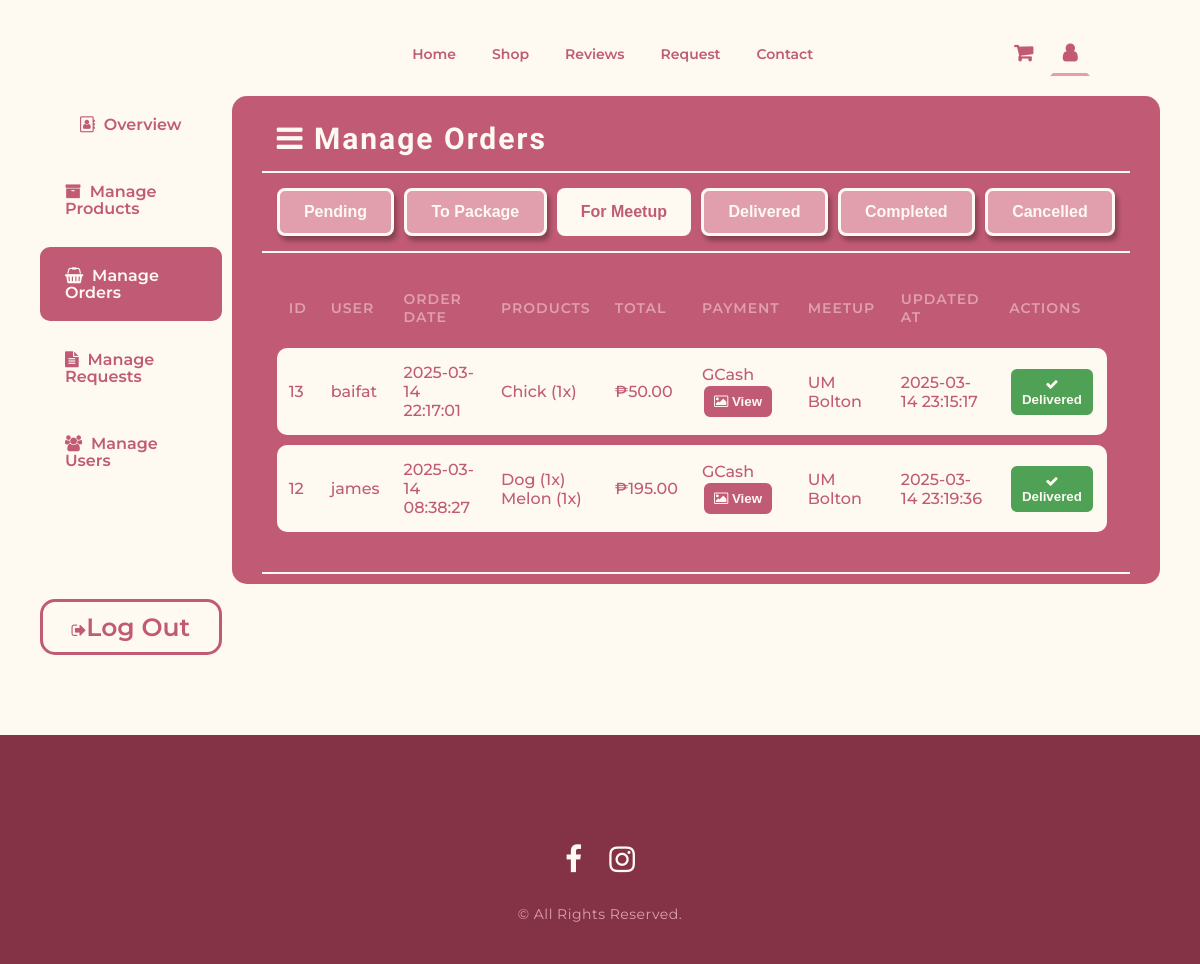
The page /admin-orders-forMeetup.php on the database its author committed.
### tables this page shows
CREATE TABLE `orders` (
  `OrderId` int(11) NOT NULL,
  `UserId` int(11) NOT NULL,
  `MeetupPlaceId` int(11) NOT NULL,
  `TotalPrice` decimal(10,2) NOT NULL,
  `OrderStatus` enum('Pending','To Package','For Meetup','Delivered','Completed','Cancelled') NOT NULL DEFAULT 'Pending',
  `CreatedAt` timestamp NOT NULL DEFAULT current_timestamp()
);

CREATE TABLE `users` (
  `UserId` int(11) NOT NULL,
  `FirstName` varchar(127) NOT NULL,
  `LastName` varchar(127) NOT NULL,
  `Username` varchar(127) NOT NULL,
  `ProfileImage` varchar(127) DEFAULT NULL,
  `ContactNumber` varchar(127) NOT NULL,
  `Email` varchar(127) NOT NULL,
  `Password` varchar(255) NOT NULL,
  `FacebookLink` varchar(127) NOT NULL,
  `RegisteredAt` timestamp NOT NULL DEFAULT current_timestamp() ON UPDATE current_timestamp()
);

CREATE TABLE `order_items` (
  `OrderItemId` int(11) NOT NULL,
  `OrderId` int(11) NOT NULL,
  `ProductId` int(11) NOT NULL,
  `Quantity` int(11) NOT NULL,
  `Price` decimal(10,2) NOT NULL
);

CREATE TABLE `products` (
  `ProductId` int(11) NOT NULL,
  `ProductName` varchar(255) NOT NULL,
  `ProductPrice` decimal(10,2) NOT NULL,
  `ProductImg` varchar(127) NOT NULL,
  `ProductCategory` varchar(127) NOT NULL,
  `InStock` int(11) NOT NULL DEFAULT 0,
  `IsActive` tinyint(4) NOT NULL DEFAULT 1,
  `CreatedAt` timestamp NOT NULL DEFAULT current_timestamp()
);

CREATE TABLE `order_payments` (
  `PaymentId` int(11) NOT NULL,
  `OrderId` int(11) NOT NULL,
  `PaymentMethod` enum('Cash on Meetup','GCash') NOT NULL,
  `PaymentRefNo` varchar(50) DEFAULT NULL,
  `ReceiptImage` varchar(255) DEFAULT NULL,
  `CreatedAt` timestamp NOT NULL DEFAULT current_timestamp()
);

CREATE TABLE `meetup_places` (
  `PlaceId` int(11) NOT NULL,
  `PlaceName` varchar(255) DEFAULT NULL
);

### includes/db_fetchAllOrders.php (called while the page is built)
<?php
require 'db_auth.php';
function fetchOrders($status)
{
    global $conn;
    $stmt = $conn->prepare("
        SELECT o.OrderId, u.Username, o.CreatedAt, o.TotalPrice, o.OrderStatus,
               m.PlaceName, p.PaymentMethod, p.ReceiptImage
        FROM orders o
        JOIN users u ON o.UserId = u.UserId
        JOIN meetup_places m ON o.MeetupPlaceId = m.PlaceId
        LEFT JOIN order_payments p ON o.OrderId = p.OrderId
        WHERE o.OrderStatus = ?
        ORDER BY o.CreatedAt DESC
    ");
    $stmt->bind_param("s", $status);
    $stmt->execute();
    $result = $stmt->get_result();
    $orders = [];
    while ($row = $result->fetch_assoc()) {
        $orderId = $row['OrderId'];
        $products = fetchOrderProducts($orderId);
        $row['Products'] = $products;
        $row['StatusUpdatedAt'] = fetchOrderStatusTimestamp($orderId, $row['OrderStatus']);
        $orders[] = $row;
    }
    return $orders;
}
function fetchOrderProducts($orderId)
{
    global $conn;
    $stmt = $conn->prepare("
        SELECT p.ProductName, oi.Quantity
        FROM order_items oi
        JOIN products p ON oi.ProductId = p.ProductId
        WHERE oi.OrderId = ?
    ");
    $stmt->bind_param("i", $orderId);
    $stmt->execute();
    $result = $stmt->get_result();
    $products = [];
    while ($row = $result->fetch_assoc()) {
        $products[] = $row;
    }
    return $products;
}
function fetchOrderStatusTimestamp($orderId, $status)
{
    global $conn;
    $stmt = $conn->prepare("
        SELECT MadeAt
        FROM order_status_history
        WHERE OrderId = ? AND Status = ?
        ORDER BY MadeAt DESC
        LIMIT 1
    ");
    $stmt->bind_param("is", $orderId, $status);
    $stmt->execute();
    $result = $stmt->get_result();
    if ($row = $result->fetch_assoc()) {
        return $row['MadeAt'];
    } else {
        return "N/A";
    }
}

### admin-orders-forMeetup.php (the view, shortened to what this page needs)
<?php
include 'includes/db_fetchAllOrders.php';
$orders = fetchOrders('For Meetup');
?>
<!DOCTYPE html>
<html lang="en">
<head>
  <link rel="stylesheet" href="style.css" />
  <link
    rel="stylesheet"
    href="https://cdnjs.cloudflare.com/ajax/libs/font-awesome/4.7.0/css/font-awesome.min.css" />
</head>
<body>
  <header class="nav-bar">
    <div class="logo-area">
    </div>
    <nav class="link-area">
      <ul>
        <li><a href="index.php">Home</a></li>
        <li><a href="shop.php">Shop</a></li>
        <li><a href="reviews.php">Reviews</a></li>
        <li><a href="request.php">Request</a></li>
        <li><a href="contact.php">Contact</a></li>
      </ul>
    </nav>
    <div class="link-area user-area">
      <a href="#" class="fa fa-shopping-cart">
      </a>
      <a href="#" class="fa fa-user active"></a>
    </div>
  </header>
  <div class="wrapper admin">
    <section class="section user-info">
      <div class="user-info-nav">
        <a href="admin.php" class="fa fa-address-book-o"><span>&nbsp Overview</span></a>
        <a href="admin-products.php" class="fa fa-archive"><span>&nbsp Manage Products</span></a>
        <a href="admin-orders.php" class="fa fa-shopping-basket active"><span>&nbsp Manage Orders</span></a>
        <a href="admin-requests.php" class="fa fa-file-text"><span>&nbsp Manage Requests</span></a>
        <a href="admin-users.php" class="fa fa-users"><span>&nbsp Manage Users</span></a>
        <form id="logoutForm" action="actions/db_signout.php" method="post">
          <button id="logoutButton" class="log-out" type="button">
            <i class="fa fa-sign-out"></i><span>Log Out</span>
          </button>
        </form>
      </div>
      <div class="user-info-main">
        <div class="user-main-area heading">
          <h3><i class="fa fa-bars">&nbsp</i>Manage Orders</h3>
        </div>
        <div class="user-main-area">
          <div class="StatusTabs">
            <a href="admin-orders.php"><button class="button-alt">Pending</button></a>
            <a href="admin-orders-toPackage.php"><button class="button-alt">To Package</button></a>
            <a href="admin-orders-forMeetup.php"><button class="button-alt active">For Meetup</button></a>
            <a href="admin-orders-Delivered.php"><button class="button-alt">Delivered</button></a>
            <a href="admin-orders-Completed.php"><button class="button-alt">Completed</button></a>
            <a href="admin-orders-Cancelled.php"><button class="button-alt">Cancelled</button></a>
          </div>
        </div>
        <div class="user-main-area">
          <div class="table-list user-list">
            <table>
              <?php if (!empty($orders)): ?>
                <tr class="table-header">
                  <th>ID</th>
                  <th>USER</th>
                  <th>ORDER DATE</th>
                  <th>PRODUCTS</th>
                  <th>TOTAL</th>
                  <th>PAYMENT</th>
                  <th>MEETUP</th>
                  <th>UPDATED AT</th>
                  <th>ACTIONS</th>
                </tr>
                <?php foreach ($orders as $order): ?>
                  <tr class="table-row">
                    <td><?= number_format($order['OrderId']) ?></td>
                    <td><?= htmlspecialchars($order['Username']) ?></td>
                    <td><?= htmlspecialchars($order['CreatedAt']) ?></td>
                    <td>
                      <?php foreach ($order['Products'] as $product): ?>
                        <?= htmlspecialchars($product['ProductName']) ?>
                        (<?= number_format($product['Quantity']) ?>x)<br>
                      <?php endforeach; ?>
                    </td>
                    <td>₱<?= number_format($order['TotalPrice'], 2) ?></td>
                    <td>
                      <?= htmlspecialchars($order['PaymentMethod']) ?>
                      <?php if (!empty($order['ReceiptImage'])): ?>
                        <a href="<?= htmlspecialchars($order['ReceiptImage']) ?>" target="_blank">
                          <button class="table-button">
                            <i class="fa fa-image"></i>&nbspView
                          </button>
                        </a>
                      <?php else: ?>
                      <?php endif; ?>
                    </td>
                    <td><?= htmlspecialchars($order['PlaceName']) ?></td>
                    <td><?= htmlspecialchars($order['StatusUpdatedAt']) ?></td>
                    <td>
                      <div class="button-area">
                        <form action="actions/db_updateOrderStatus.php" method="POST">
                          <button type="button" class="table-button btn-update confirmTrigger" data-message="Are you sure you want to update the status of this order?">
                            <i class="fa fa-check"></i> Delivered
                          </button>
                        </form>
                      </div>
                    </td>
                  </tr>
                <?php endforeach; ?>
              <?php else: ?>
                <p style=" text-align: center; font-weight:600; font-size:20px;">No orders to be delivered.</p>
              <?php endif; ?>
            </table>
          </div>
        </div>
      </div>
    </section>
  </div>
  <footer class="footer-bar">
    <div class="footer-content">
      <div class="social-area">
        <a href="https://www.facebook.com/profile.php?id=61557911686578" target="_blank" class="fa fa-facebook"></a>
        <a href="https://www.instagram.com/hazey.crochet/" target="_blank" class="fa fa-instagram"></a>
      </div>
      <p>© All Rights Reserved.</p>
    </div>
  </footer>
</body>
</html>

### rows shown on the page
orders: OrderId "13", UserId.Username "baifat", CreatedAt "2025-03-14 22:17:01", TotalPrice "50.00", order_payments.PaymentMethod "GCash", MeetupPlaceId.PlaceName "UM Bolton", StatusUpdatedAt "2025-03-14 23:15:17"
order_items: ProductId.ProductName "Chick", Quantity "1"
orders: OrderId "12", UserId.Username "james", CreatedAt "2025-03-14 08:38:27", TotalPrice "195.00", order_payments.PaymentMethod "GCash", MeetupPlaceId.PlaceName "UM Bolton", StatusUpdatedAt "2025-03-14 23:19:36"
order_items: ProductId.ProductName "Dog", Quantity "1"
order_items: ProductId.ProductName "Melon", Quantity "1"
